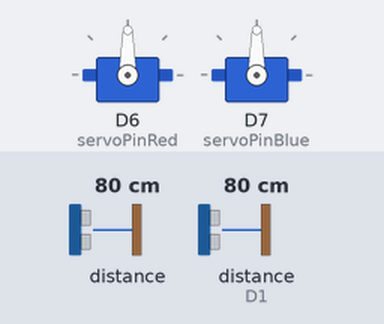
Simulated run of this sketch. Board: ESP8266 (NodeMCU). Parts: 2 × servo. Wiring (inferred from the names in the program): 2 × ultrasonic range finder: trigger D2, echo D3 / trigger D0, echo D1. The inputs (shaded band) are chosen by the test bench; at power-on: distance to the obstacle 80 cm, distance to the obstacle (sensor on D1) 80 cm. The echo pulse lasts 58.3 µs per cm; WiFi joins after 1.5 s; servers stay silent unless stated; no MQTT or app messages arrive unless stated; what the sketch prints to the serial monitor is not drawn.

Above: at 2.7 s.
2.8 s: distance to the obstacle (sensor 0) set to 22 cm
4.3 s: distance to the obstacle (sensor 0) set to 17 cm
At 23.2 s:
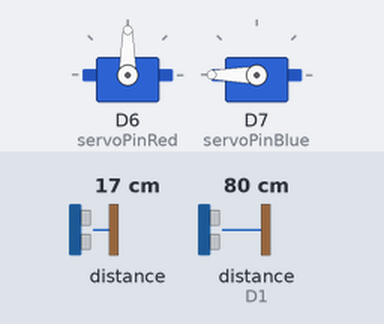
At 25.8 s:
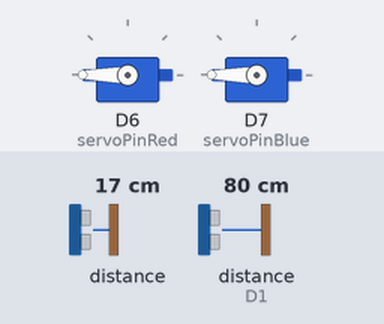
Timing chart, 0 to 27.3 s (numbered marks = the images above; inputs shaded):
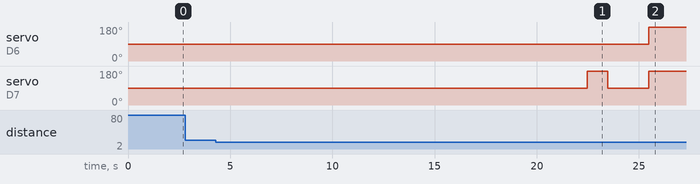

Measured:
- the behaviour switches between 20 and 19 cm on distance to the obstacle (sensor 0) (found by bisection; images 0 and 1)
- after the input at 2.8 s, every drawn part: stays the same
- after the input at 4.3 s, servo on D6 (servoPinRed): 90° → 180° after 21.2 s; servo on D7 (servoPinBlue): 90° → 180° after 18.2 s, → 90° 1.0 s later, → 180° 2.0 s later

The sketch:

FussballV4.0.ino
```cpp
#include <ArduinoJson.h>
#include <ESP8266WiFi.h>
#include <PubSubClient.h>
#include <Servo.h>

WiFiClient espClient;
PubSubClient client(espClient);

// Define the variables for the duration and the distance:
long redDuration;
long redDistance;
long blueDuration;
long blueDistance;

bool blueServoClosed = false;
bool redServoClosed = false;

int redScoreThreshold = 20; // Distance threshold for scoring, in centimeters
int blueScoreThreshold = 20;

// Wifi Settings
const char* ssid = "stemlab24";
const char* pass = "cbaqcheen123opq";
const char* mqtt_serv = "192.168.100.71";
const char* client_id = "fussball";

// The Score Variable
int redscore = 0;
int bluescore = 0;
int allow = 1;

// Servo Pins
Servo redServo;
Servo blueServo;
int servoPinRed = D6;
int servoPinBlue = D7;
int open = 90;
int close = 180;

// Tilt Variables - Remove these as they are not needed anymore

// Define the Trig and Echo pin:
#define RED_TRIG_PIN D0
#define RED_ECHO_PIN D1
#define BLUE_TRIG_PIN D2
#define BLUE_ECHO_PIN D3

unsigned long previousMillis = 0;
const long interval = 150; // Interval between distance measurements in milliseconds

void setup() {
    Serial.begin(9600);
    while (!Serial);
    Serial.println("");
    Serial.print("Connecting to: ");
    Serial.println(ssid);

    WiFi.begin(ssid, pass);
    int i = 0;
    while (WiFi.status() != WL_CONNECTED) {
        delay(500);
        Serial.print(++i);
        Serial.print(" ");
    }
    Serial.println("");
    Serial.print("WiFi Connected, IP: ");
    Serial.println(WiFi.localIP());

    client.setServer(mqtt_serv, 1883);

    redServo.attach(servoPinRed);
    blueServo.attach(servoPinBlue);

    pinMode(RED_TRIG_PIN, OUTPUT);
    pinMode(RED_ECHO_PIN, INPUT);
    pinMode(BLUE_TRIG_PIN, OUTPUT);
    pinMode(BLUE_ECHO_PIN, INPUT);

    // Set up MQTT subscription to the desired topic
    client.setCallback(callback);
}

void loop() {
    // Calls reconnect loop if disconnected from WiFi or MQTT server
    if (!client.connected()) {
        reconnect();
    }

    if (allow == 1){
        redServo.write(open);
        blueServo.write(open);
    }

    unsigned long currentMillis = millis();
    if (currentMillis - previousMillis >= interval) {
        previousMillis = currentMillis;


        // Measure distances from ultrasonic sensors
        redDistance = measureDistance(RED_TRIG_PIN, RED_ECHO_PIN);
        blueDistance = measureDistance(BLUE_TRIG_PIN, BLUE_ECHO_PIN);

        // Serial.print("Distance Red: ");
        // Serial.println(redDistance);
        // Serial.print("Distance Blue: ");
        // Serial.println(blueDistance);

        // Check if a goal is scored
        if (redDistance < redScoreThreshold) {
            redscore++;
            Serial.print("Red Score: ");
            Serial.println(redscore);
            delay(2000);
        }

        if (blueDistance < blueScoreThreshold) {
            bluescore++;
            Serial.print("Blue Score: ");
            Serial.println(bluescore);
            delay(2000);
        }

        // Create a JSON document
        StaticJsonDocument<80> jsonDoc;
        jsonDoc["redscore"] = redscore;
        jsonDoc["bluescore"] = bluescore;

        // Serialize JSON to a string
        char jsonStr[80];
        serializeJson(jsonDoc, jsonStr);

        // Publish the JSON message to MQTT
        client.publish("scores", jsonStr);

        // Close servos if one player gets 9 points
        if (bluescore == 9 && !blueServoClosed) {
            blueServo.write(close);
            Serial.println("Blue servo closed");
            blueServoClosed = true;
            delay(1000);
        }

        if (redscore == 9 && !redServoClosed) {
            redServo.write(close);
            Serial.println("Red servo closed");
            redServoClosed = true;
            delay(1000);
        }
    }

    if (bluescore >= 10 || redscore >= 10) {
            redServo.write(close);
            blueServo.write(close);
            redscore = 0;
            bluescore = 0;
            Serial.println("Game Over");
            allow = 0;
            bool redServoClosed = true;
            bool blueServoClosed = true;
            redServo.write(close);
            blueServo.write(close);
            delay(1000);
        }

    client.setCallback(callback);
}

// Function to measure distance using ultrasonic sensor
int measureDistance(int trigPin, int echoPin) {
    digitalWrite(trigPin, LOW);
    delayMicroseconds(2);
    digitalWrite(trigPin, HIGH);
    delayMicroseconds(10);
    digitalWrite(trigPin, LOW);

    return pulseIn(echoPin, HIGH) / 58; // Convert pulse duration to distance (cm)
}

// This void reconnects to MQTT server when it loses connection
void reconnect() {
    while (!client.connected()) {
        Serial.println("Attempting MQTT connection...");
        if (client.connect(client_id)) {
            Serial.println("Connected to MQTT server");
            // Subscribe to MQTT topics here if needed
        } else {
            Serial.print("Connection to MQTT server failed, rc=");
            Serial.print(client.state());
            Serial.println(" Retrying in 5 seconds...");
            delay(5000);
        }
    }
}

void callback(char* topic, byte* payload, unsigned int length) {
    String response;

    for (int i = 0; i < length; i++) {
        response += (char)payload[i];
    }
    Serial.print("Message arrived [");
    Serial.print(topic);
    Serial.print("] ");
    Serial.println(response);
}
```
